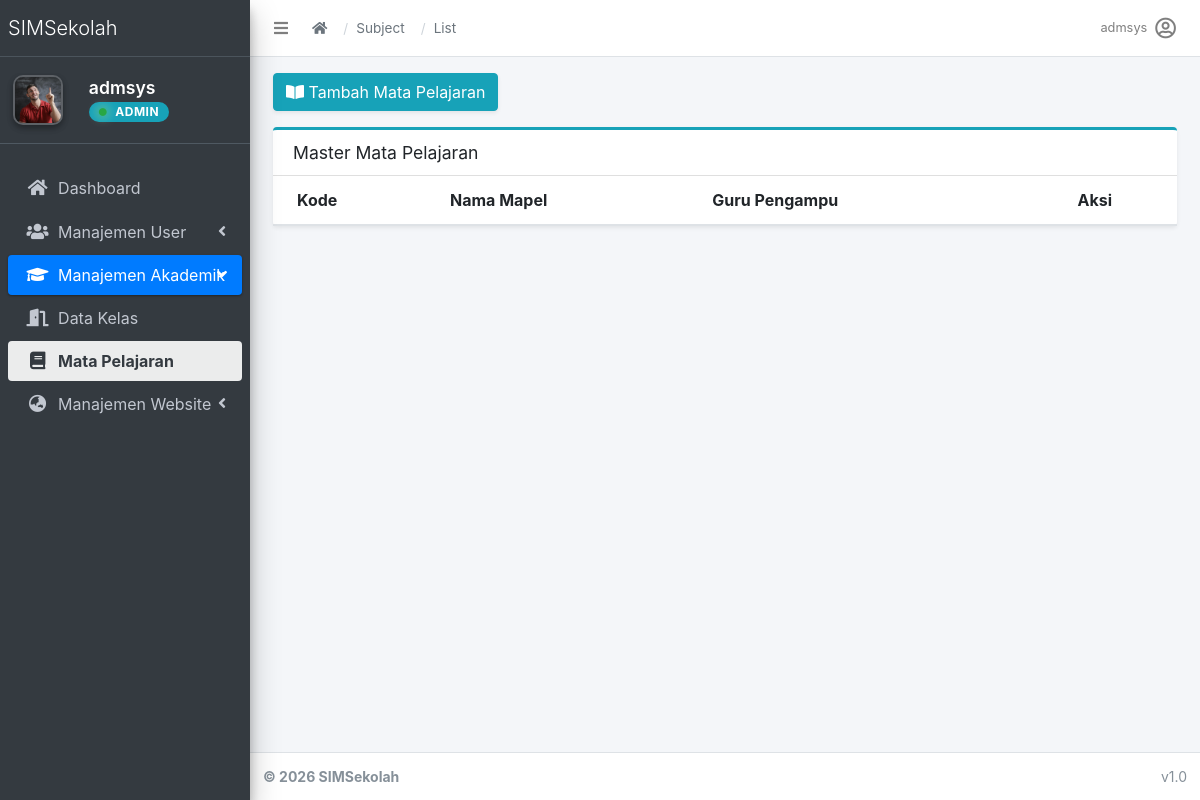
The page /academics/subjects/ (signed in) on the database as committed earlier.
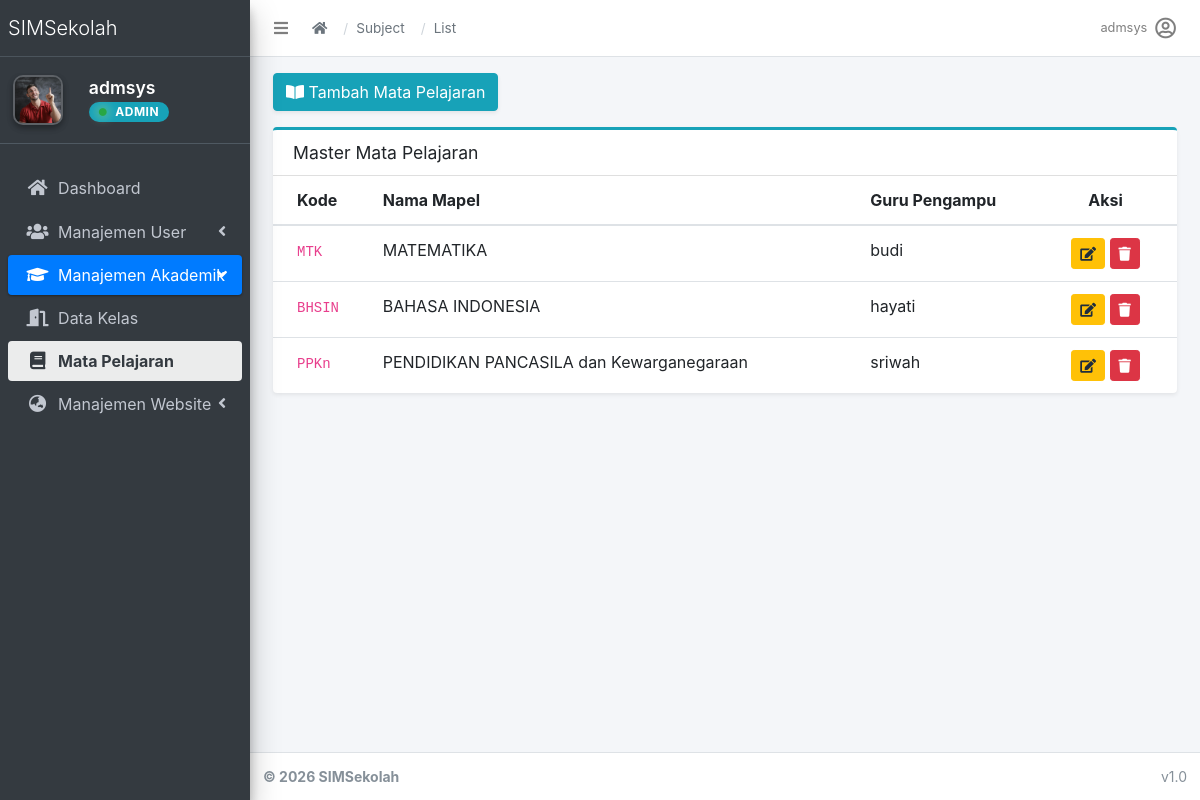
The same page on the database as committed later.
### apps/accounts/models.py (models this page shows, shortened)
class User(AbstractUser):
    role = models.CharField(
        max_length=20,
        choices=(
            ('admin', 'Admin'),
            ('operator', 'Operator'),
            ('teacher', 'Teacher'),
            ('student', 'Student'),
        ),
        default='student'
    )

class UserProfile(models.Model):
    GENDER_CHOICES = (
        ('L', 'Laki-laki'),
        ('P', 'Perempuan'),
    )
    user = models.OneToOneField(User, on_delete=models.CASCADE)
    nama_lengkap = models.CharField(max_length=150, blank=True)
    nik = models.CharField(max_length=16, blank=True)
    jenis_kelamin = models.CharField(max_length=1, choices=GENDER_CHOICES, blank=True)
    tempat_lahir = models.CharField(max_length=100, blank=True)
    tanggal_lahir = models.DateField(null=True, blank=True)
    nama_ibu_kandung = models.CharField(max_length=150, blank=True)
    nama_sekolah = models.CharField(max_length=200, blank=True)
    npsn = models.CharField(max_length=20, blank=True)
    alamat_sekolah = models.TextField(blank=True)
    email_unit_kerja = models.EmailField(blank=True)
    alamat_rumah = models.TextField(blank=True)
    no_hp = models.CharField(max_length=20, blank=True)
    email_pribadi = models.EmailField(blank=True)
    pendidikan_terakhir = models.CharField(max_length=100, blank=True)
    jurusan = models.CharField(max_length=100, blank=True)
    gelar = models.CharField(max_length=50, blank=True)

### apps/academics/models.py (models this page shows, shortened)
class MataPelajaran(models.Model):
    nama = models.CharField(max_length=100)
    kode = models.CharField(max_length=10, unique=True)
    pengampu = models.ForeignKey(User, on_delete=models.CASCADE, limit_choices_to={'role': 'teacher'})

### apps/academics/views/subject.py (the view)
# urls.py: path('subjects/', subject.SubjectListView.as_view(), name='subject_list'),
class SubjectListView(RoleRequiredMixin, ListView):
    model = MataPelajaran
    template_name = 'dashboard/academics/matapelajaran/subject_list.html'
    context_object_name = 'subjects'
    allowed_roles = ['admin', 'teacher']

### apps/accounts/mixins.py (called while the page is built)
    def dispatch(self, request, *args, **kwargs):
        if not request.user.is_authenticated:
            return self.handle_no_permission()
        user = request.user
        if user.is_superuser:
            return super().dispatch(request, *args, **kwargs)
        if user.role in self.allowed_roles:
            return super().dispatch(request, *args, **kwargs)
        return redirect('dashboard')

### apps/accounts/templatetags/account_tags.py (called while the page is built)
@register.inclusion_tag('accounts/partials/user_info.html', takes_context=True)
def user_profile_info(context):
    request = context['request']
    user = request.user
    return {
        'profile': user.userprofile if user.is_authenticated else None,
        'user': user
    }

### apps/core/context_processors.py (called while the page is built)
def theme(request):
    return {
        "THEME": settings.THEME
    }

def breadcrumbs(request):
    breadcrumbs = []
    if request.resolver_match:
        url_name = request.resolver_match.url_name
        if url_name:
            parts = url_name.split("_")
            for part in parts:
                breadcrumbs.append({
                    "name": part.capitalize(),
                    "url": ""
                })
    return {
        "breadcrumbs": breadcrumbs
    }

### templates/dashboard/academics/matapelajaran/subject_list.html (shortened to what this page needs)
{% extends "admin/base.html" %}
{% block content %}
<div class="container-fluid">
    <div class="mb-3">
        <a href="{% url 'academics:subject_create' %}" class="btn btn-info text-white shadow-sm">
            <i class="fas fa-book-open me-1"></i> Tambah Mata Pelajaran
        </a>
    </div>
    <div class="card card-outline card-info shadow-sm">
        <div class="card-header">
            <h3 class="card-title">Master Mata Pelajaran</h3>
        </div>
        <div class="card-body p-0">
            <table class="table table-hover mb-0">
                <thead>
                    <tr>
                        <th>Kode</th>
                        <th>Nama Mapel</th>
                        <th>Guru Pengampu</th>
                        <th class="text-center">Aksi</th>
                    </tr>
                </thead>
                <tbody>
                    {% for subject in subjects %}
                    <tr>
                        <td><code>{{ subject.kode }}</code></td>
                        <td>{{ subject.nama }}</td>
                        <td>
                            {% if subject.pengampu.get_full_name %}
                                {{ subject.pengampu.get_full_name }}
                            {% else %}
                                {{ subject.pengampu.username }}
                            {% endif %}
                        </td>
                        <td class="text-center">
                            <a href="{% url 'academics:subject_edit' subject.pk %}" class="btn btn-sm btn-warning"><i class="fas fa-edit"></i></a>
                            <a href="{% url 'academics:subject_delete' subject.pk %}" class="btn btn-sm btn-danger"><i class="fas fa-trash"></i></a>
                        </td>
                    </tr>
                    {% endfor %}
                </tbody>
            </table>
        </div>
    </div>
</div>
{% endblock %}

### templates/admin/base.html (shortened to what this page needs)
{% load static %}
<!DOCTYPE html>
<html lang="id">
<head>
  <link rel="stylesheet" href="{% static 'adminlte/plugins/fontawesome-free/css/all.min.css' %}">
  <link rel="stylesheet" href="{% static 'adminlte/css/adminlte.min.css' %}">
</head>
<body class="hold-transition sidebar-mini layout-fixed">
<div class="wrapper">
  {% include "admin/partials/navbar.html" %}
  {% include "admin/partials/sidebar.html" %}
  <div class="content-wrapper">
    <section class="content pt-3">
      <div class="container-fluid">
        {% block content %}{% endblock %}
      </div>
    </section>
  </div>
  {% include "admin/partials/footer.html" %}
</div>
</body>
</html>

### templates/admin/partials/navbar.html (shortened to what this page needs)
<nav class="main-header navbar navbar-expand navbar-white navbar-light">
  <ul class="navbar-nav">
    <li class="nav-item">
      <a class="nav-link" data-widget="pushmenu" href="#" role="button">
        <i class="fas fa-bars"></i>
      </a>
    </li>
  </ul>
  <nav aria-label="breadcrumb" class="d-none d-md-flex align-items-center ml-2">
    <ol class="breadcrumb">
      <li class="breadcrumb-item">
        <a href="{% url 'dashboard' %}"><i class="fas fa-home"></i></a>
      </li>
      {% for crumb in breadcrumbs %}
        {% if crumb.url %}
          <li class="breadcrumb-item">
            <a href="{{ crumb.url }}">{{ crumb.name }}</a>
          </li>
        {% else %}
          <li class="breadcrumb-item active" aria-current="page">
            {{ crumb.name }}
          </li>
        {% endif %}
      {% endfor %}
    </ol>
  </nav>
  <ul class="navbar-nav ml-auto">
    <li class="nav-item dropdown">
      <a class="nav-link d-flex align-items-center" data-toggle="dropdown" href="#">
        <span class="mr-2 d-none d-lg-inline text-gray-600 small">{{ user.username }}</span>
        <i class="far fa-user-circle fa-lg"></i>
      </a>
    </li>
  </ul>
</nav>

### templates/admin/partials/sidebar.html
<aside class="main-sidebar sidebar-dark-primary elevation-4">
  <a href="{% url 'dashboard' %}" class="brand-link">
    <span class="brand-text font-weight-light">SIMSekolah</span>
  </a>
{% load account_tags %}
{% user_profile_info %}
  <div class="sidebar">
    <nav class="mt-2">
      <ul class="nav nav-pills nav-sidebar flex-column" data-widget="treeview">
        {% if user.is_superuser %}
          {% include "admin/menu/admin_menu.html" %}
        {% elif user.groups.first.name == "Teacher" %}
          {% include "dashboard/teachers/_menu.html" %}
        {% else %}
          {% include "dashboard/students/_menu.html" %}
        {% endif %}
      </ul>
    </nav>
  </div>
</aside>

### apps/accounts/templates/accounts/partials/user_info.html
{% load static %}
{% if user.is_authenticated %}
    <div class="user-panel mt-3 pb-3 mb-3 d-flex align-items-center">
        <div class="image">
            <img src="{% if user.role == 'teacher' and user.userprofile.teacher_detail.foto %}{{ user.userprofile.teacher_detail.foto.url }}{% elif user.role == 'student' and user.userprofile.student_detail.foto %}{{ user.userprofile.student_detail.foto.url }}{% else %}{% static 'img/gurulaki.jpg' %}{% endif %}"
                 class="elevation-2"
                 alt="User Image"
                 style="width: 50px; height: 50px; object-fit: cover; border-radius: 10px; border: 2px solid rgba(255,255,255,0.2);">
        </div>
        <div class="info ml-3">
            <a href="{% url 'accounts:profile' %}" class="d-block"
               style="font-size: 1.1rem; font-weight: 600; line-height: 1.1; color: #fff;">
                {{ user.userprofile.nama_lengkap|default:user.username }}
            </a>
            <span class="badge badge-info mt-1 d-inline-flex align-items-center"
                  style="font-size: 12px; padding: 4px 10px; letter-spacing: 0.5px; border-radius: 50px;">
                <i class="fas fa-circle mr-2" style="font-size: 8px; color: #28a745; text-shadow: 0 0 8px #28a745, 0 0 12px #ffffff;"></i>
                {{ user.role|upper }}
            </span>
        </div>
    </div>
{% endif %}

### templates/admin/menu/admin_menu.html (shortened to what this page needs)
<li class="nav-item">
  <a href="{% url 'dashboard' %}" class="nav-link {% if request.resolver_match.url_name == 'dashboard' %}text-white font-weight-bold{% endif %}">
    <i class="nav-icon fas fa-home"></i>
    <p>Dashboard</p>
  </a>
</li>
<li class="nav-item {% if 'teacher' in request.path or 'accounts/student' in request.path or 'registrations' in request.path %}menu-open{% endif %}">
  <a href="#" class="nav-link {% if 'teacher' in request.path or 'accounts/student' in request.path or 'registrations' in request.path %}active{% endif %}">
    <i class="nav-icon fas fa-users"></i>
    <p>
      Manajemen User
      <i class="right fas fa-angle-left"></i>
    </p>
  </a>
</li>
<li class="nav-item {% if 'classrooms' in request.path or 'subjects' in request.path %}menu-open{% endif %}">
  <a href="#" class="nav-link {% if 'classrooms' in request.path or 'subjects' in request.path %}active{% endif %}">
    <i class="nav-icon fas fa-graduation-cap"></i>
    <p>
      Manajemen Akademik
      <i class="right fas fa-angle-left"></i>
    </p>
  </a>
  <ul class="nav nav-treeview">
    <li class="nav-item">
      <a href="{% url 'academics:classroom_list' %}"
         class="nav-link {% if 'classrooms' in request.path %}active{% endif %}">
        <i class="fas fa-door-open nav-icon"></i>
        <p {% if 'classrooms' in request.path %}class="font-weight-bold"{% endif %}>Data Kelas</p>
      </a>
    </li>
    <li class="nav-item">
      <a href="{% url 'academics:subject_list' %}"
         class="nav-link {% if 'subjects' in request.path %}active{% endif %}">
        <i class="fas fa-book nav-icon"></i>
        <p {% if 'subjects' in request.path %}class="font-weight-bold"{% endif %}>Mata Pelajaran</p>
      </a>
    </li>
  </ul>
</li>
<li class="nav-item {% if 'post' in request.path or 'page' in request.path or 'banners' in request.path or 'ProfileSekolah' in request.path %}menu-open{% endif %}">
  <a href="#" class="nav-link {% if 'post' in request.path or 'page' in request.path or 'banners' in request.path or 'ProfileSekolah' in request.path %}active{% endif %}">
    <i class="nav-icon fas fa-globe-asia"></i> <p>
      Manajemen Website
      <i class="right fas fa-angle-left"></i>
    </p>
  </a>
</li>

### templates/admin/partials/footer.html
<footer class="main-footer text-sm">
  <strong>
    &copy; {% now "Y" %} SIMSekolah
  </strong>
  <div class="float-right d-none d-sm-inline-block">
    v1.0
  </div>
</footer>

### templates/admin/base.html (style rules this page uses)
.main-header .breadcrumb { background-color: transparent !important; margin-bottom: 0 !important; padding: 0 !important; display: flex !important; align-items: center !important; height: 100%; }
.main-header .breadcrumb-item { display: flex; align-items: center; font-size: 0.85rem; }
.main-header .breadcrumb-item + .breadcrumb-item::before { content: "/" !important; padding-left: 0.5rem; padding-right: 0.5rem; color: #ced4da !important; }
.main-header .breadcrumb-item a { color: #6c757d; transition: color 0.2s; }

Rows that differ between the two databases and show on the page:
added MataPelajaran: kode "MTK", nama "MATEMATIKA", pengampu.username "budi"
added MataPelajaran: kode "BHSIN", nama "BAHASA INDONESIA", pengampu.username "hayati"
added MataPelajaran: kode "PPKn", nama "PENDIDIKAN PANCASILA dan Kewarganegaraan", pengampu.username "sriwah"
